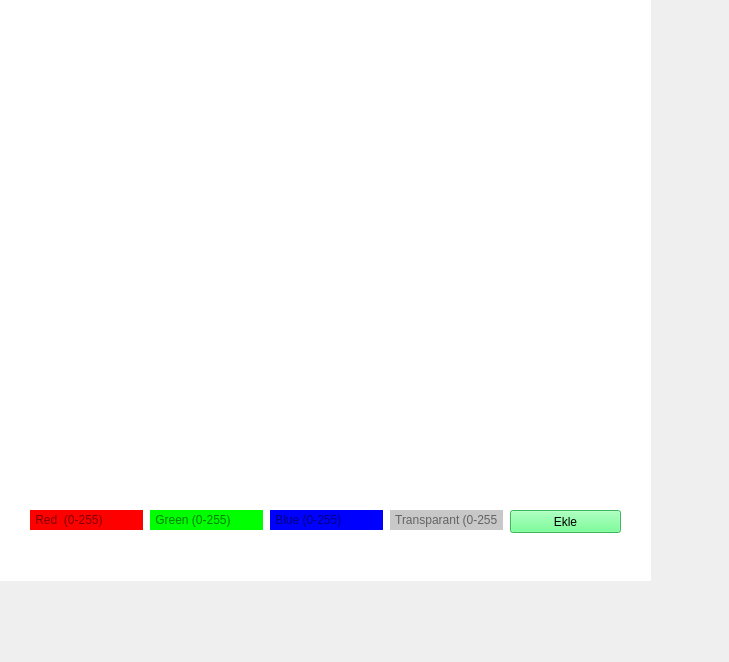
<?xml version="1.0" encoding="UTF-8"?>
<ui version="4.0">
 <class>Form</class>
 <widget class="QWidget" name="Form">
  <property name="geometry">
   <rect>
    <x>0</x>
    <y>0</y>
    <width>729</width>
    <height>662</height>
   </rect>
  </property>
  <property name="windowTitle">
   <string>Form</string>
  </property>
  <widget class="QLabel" name="label">
   <property name="geometry">
    <rect>
     <x>0</x>
     <y>0</y>
     <width>651</width>
     <height>581</height>
    </rect>
   </property>
   <property name="styleSheet">
    <string notr="true">background-color: rgb(255, 255, 255);</string>
   </property>
   <property name="text">
    <string/>
   </property>
  </widget>
  <widget class="QLabel" name="img_lbl">
   <property name="geometry">
    <rect>
     <x>30</x>
     <y>40</y>
     <width>571</width>
     <height>381</height>
    </rect>
   </property>
   <property name="styleSheet">
    <string notr="true">image: url(:/img/img.jpg);</string>
   </property>
   <property name="text">
    <string/>
   </property>
  </widget>
  <widget class="QLineEdit" name="lineEdit">
   <property name="geometry">
    <rect>
     <x>30</x>
     <y>510</y>
     <width>113</width>
     <height>20</height>
    </rect>
   </property>
   <property name="styleSheet">
    <string notr="true">background-color: rgb(255, 0, 0);
border:none;</string>
   </property>
   <property name="placeholderText">
    <string> Red  (0-255)</string>
   </property>
  </widget>
  <widget class="QLineEdit" name="lineEdit_2">
   <property name="geometry">
    <rect>
     <x>150</x>
     <y>510</y>
     <width>113</width>
     <height>20</height>
    </rect>
   </property>
   <property name="styleSheet">
    <string notr="true">background-color: rgb(0, 255, 0);
border:none;</string>
   </property>
   <property name="placeholderText">
    <string> Green (0-255)</string>
   </property>
  </widget>
  <widget class="QLineEdit" name="lineEdit_3">
   <property name="geometry">
    <rect>
     <x>270</x>
     <y>510</y>
     <width>113</width>
     <height>20</height>
    </rect>
   </property>
   <property name="styleSheet">
    <string notr="true">background-color: rgb(0, 0, 255);
border:none;</string>
   </property>
   <property name="placeholderText">
    <string> Blue (0-255)</string>
   </property>
  </widget>
  <widget class="QLineEdit" name="lineEdit_4">
   <property name="geometry">
    <rect>
     <x>390</x>
     <y>510</y>
     <width>113</width>
     <height>20</height>
    </rect>
   </property>
   <property name="styleSheet">
    <string notr="true">border:none;
background-color: rgb(200, 200, 200);</string>
   </property>
   <property name="placeholderText">
    <string> Transparant (0-255</string>
   </property>
  </widget>
  <widget class="QPushButton" name="pushButton">
   <property name="geometry">
    <rect>
     <x>510</x>
     <y>510</y>
     <width>111</width>
     <height>23</height>
    </rect>
   </property>
   <property name="styleSheet">
    <string notr="true">background-color: rgb(85, 255, 127);</string>
   </property>
   <property name="text">
    <string>Ekle</string>
   </property>
  </widget>
 </widget>
 <resources>
  <include location="sad.qrc"/>
 </resources>
 <connections/>
</ui>
